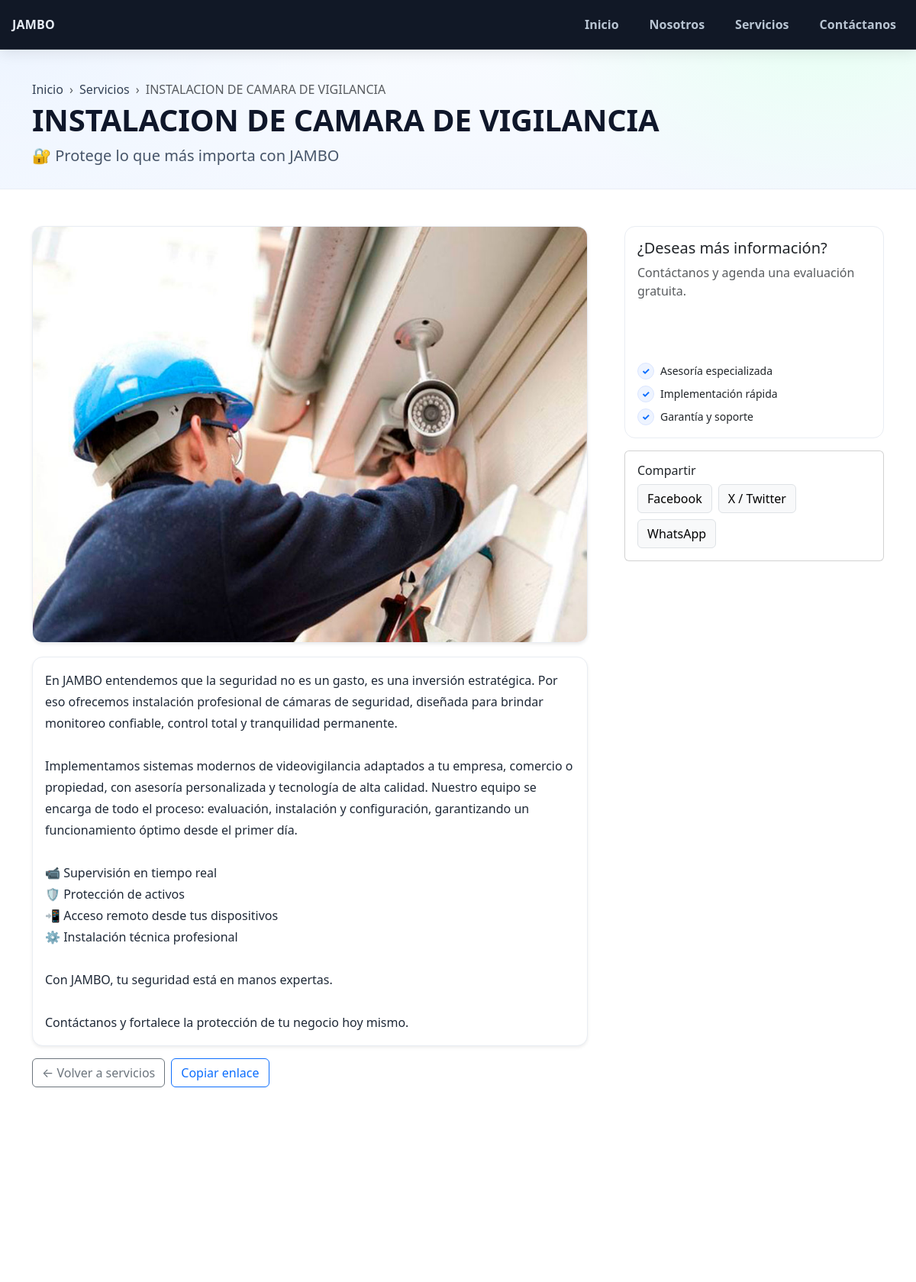
The page /servicio/instalacion-de-camara-de-seguridad on the database its author committed.
### tables this page shows
CREATE TABLE `services` (
  `id` int(11) NOT NULL,
  `title` varchar(200) NOT NULL,
  `slug` varchar(220) NOT NULL,
  `excerpt` text DEFAULT NULL,
  `content` mediumtext DEFAULT NULL,
  `image_url` varchar(500) DEFAULT NULL,
  `created_at` timestamp NOT NULL DEFAULT current_timestamp(),
  `updated_at` timestamp NOT NULL DEFAULT current_timestamp() ON UPDATE current_timestamp()
);

### bootstrap.php (called while the page is built, shortened)
<?php
if (!function_exists('base_path')) {
  function base_path(): string {
    $dir = rtrim(dirname($_SERVER['SCRIPT_NAME'] ?? ''), '/\\');
    return $dir;
  }
}
if (!function_exists('e')) {
  function e(?string $v): string { return htmlspecialchars((string)$v, ENT_QUOTES, 'UTF-8'); }
}
if (!function_exists('view')) {
  function view(string $path, array $data = []): void {
    extract($data, EXTR_SKIP);
    require __DIR__ . '/views/' . $path . '.php';
  }
}

### views/servicio_detalle.php (the view, shortened to what this page needs)
<?php require __DIR__.'/partials/head.php'; ?>
<?php require __DIR__.'/partials/header.php'; ?>
<?php
  $title   = trim((string)($s['title']   ?? 'Servicio'));
  $slug    = trim((string)($s['slug']    ?? ''));
  $excerpt = trim((string)($s['excerpt'] ?? ''));
  $content = (string)($s['content'] ?? '');
  $imgUrl  = trim((string)($s['image_url'] ?? ''));
  if ($imgUrl !== '') {
    if (function_exists('is_absolute_url')) {
      if (!is_absolute_url($imgUrl)) $imgUrl = rtrim(base_path(), '/') . '/' . ltrim($imgUrl, '/');
    } else {
      if (!preg_match('#^https?://#i', $imgUrl)) $imgUrl = rtrim(base_path(), '/') . '/' . ltrim($imgUrl, '/');
    }
  }
  $homeHref    = rtrim(base_path(), '/') . '/';
  $listHref    = rtrim(base_path(), '/') . '/servicios';
  $contactHref = rtrim(base_path(), '/') . '/#contactanos';
  $selfHref    = rtrim(base_path(), '/') . '/servicio/' . rawurlencode($slug);
  $hasHtml   = (bool)preg_match('/<\s*\w[^>]*>/', $content);
  $bodyHtml  = $hasHtml ? $content : nl2br(e($content));
?>
<section class="svc-hero">
  <div class="container">
    <nav class="svc-breadcrumb" aria-label="breadcrumb">
      <ol class="breadcrumb">
        <li class="breadcrumb-item"><a class="text-decoration-none" href="<?= $homeHref ?>">Inicio</a></li>
        <li class="breadcrumb-item"><a class="text-decoration-none" href="<?= $listHref ?>">Servicios</a></li>
        <li class="breadcrumb-item active" aria-current="page"><?= e($title) ?></li>
      </ol>
    </nav>
    <h1 class="svc-title display-6"><?= e($title) ?></h1>
    <?php if ($excerpt !== ''): ?>
      <p class="svc-subtitle lead mb-0"><?= e($excerpt) ?></p>
    <?php endif; ?>
  </div>
</section>
<section class="py-4 py-md-5">
  <div class="container">
    <div class="row g-4 g-lg-5">
      <div class="col-lg-8">
        <?php if ($imgUrl !== ''): ?>
          <figure class="svc-cover card shadow-sm">
            <img src="<?= e($imgUrl) ?>" alt="<?= e($title) ?>" class="w-100 svc-cover-img">
          </figure>
        <?php endif; ?>
        <article class="prose card shadow-sm">
          <div class="card-body">
            <?= $bodyHtml ?>
          </div>
        </article>
        <div class="d-flex flex-wrap gap-2 mt-3">
          <a href="<?= $listHref ?>" class="btn btn-outline-secondary">← Volver a servicios</a>
          <button type="button" class="btn btn-outline-primary" id="btnCopyLink">Copiar enlace</button>
        </div>
      </div>
      <aside class="col-lg-4">
        <div class="svc-aside card sticky-card">
          <div class="card-body">
            <h5 class="mb-2">¿Deseas más información?</h5>
            <p class="text-muted mb-3">Contáctanos y agenda una evaluación gratuita.</p>
            <a href="<?= $contactHref ?>" class="btn btn-accent w-100 mb-3">Solicitar cotización</a>
            <ul class="list-unstyled small mb-0">
              <li class="d-flex align-items-start gap-2 mb-2">
                <span class="badge-soft bg-primary-subtle text-primary">✓</span>
                <span>Asesoría especializada</span>
              </li>
              <li class="d-flex align-items-start gap-2 mb-2">
                <span class="badge-soft bg-primary-subtle text-primary">✓</span>
                <span>Implementación rápida</span>
              </li>
              <li class="d-flex align-items-start gap-2">
                <span class="badge-soft bg-primary-subtle text-primary">✓</span>
                <span>Garantía y soporte</span>
              </li>
            </ul>
          </div>
        </div>
        <div class="card mt-3">
          <div class="card-body">
            <h6 class="mb-2">Compartir</h6>
            <div class="d-flex flex-wrap gap-2">
              <a class="btn btn-light border" target="_blank" rel="noopener"
                 href="https://www.facebook.com/sharer/sharer.php?u=<?= urlencode($selfHref) ?>">Facebook</a>
              <a class="btn btn-light border" target="_blank" rel="noopener"
                 href="https://twitter.com/intent/tweet?url=<?= urlencode($selfHref) ?>&text=<?= urlencode($title) ?>">X / Twitter</a>
              <a class="btn btn-light border" target="_blank" rel="noopener"
                 href="https://wa.me/?text=<?= urlencode($title.' - '.$selfHref) ?>">WhatsApp</a>
            </div>
          </div>
        </div>
      </aside>
    </div>
  </div>
</section>
<?php require __DIR__.'/partials/footer.php'; ?>

### index.php (shortened to what this page needs)
<?php
require __DIR__ . '/bootstrap.php';
$uri = parse_url($_SERVER['REQUEST_URI'] ?? '/', PHP_URL_PATH);
$uri = rtrim($uri, '/') ?: '/';
if (preg_match('#^/servicio/([a-z0-9\-]+)$#', $uri, $m)) {
  $stmt = $pdo->prepare("SELECT * FROM services WHERE slug = ?");
  $stmt->execute([$m[1]]);
  $s = $stmt->fetch();
  view('servicio_detalle', ['s' => $s]);
  exit;
}

### views/partials/head.php (shortened to what this page needs)
<!DOCTYPE html>
<html lang="es">
<head>
  <link href="https://cdn.jsdelivr.net/npm/bootstrap@5.3.3/dist/css/bootstrap.min.css" rel="stylesheet">
  <link href="<?= base_path() ?>/public/css/style.css" rel="stylesheet">
</head>
<body>

### views/partials/header.php (shortened to what this page needs)
<?php
$siteName = $set['site_name'] ?? 'JAMBO';
$uriPath = parse_url($_SERVER['REQUEST_URI'] ?? '/', PHP_URL_PATH) ?? '/';
$base    = rtrim(base_path(), '/');
$uriPath = rtrim($uriPath, '/') ?: '/';
?>
<header role="banner"
        style="position:sticky;top:0;z-index:1030;background:#111826;color:#E7EDF5;
               border-bottom:1px solid rgba(255,255,255,.10);box-shadow:0 6px 16px rgba(0,0,0,.08);
               font-family:system-ui,-apple-system,'Segoe UI',Roboto,Arial,sans-serif;">
  <div class="hb-wrap">
    <a class="hb-brand" href="<?= $base !== '' ? $base.'/' : '/' ?>" aria-label="Ir al inicio">
      <span class="hb-brand__name"><?= e($siteName) ?></span>
    </a>
    <nav class="hb-nav" aria-label="Navegación principal">
      <a class="hb-link <?= $uriPath==='/' ? 'is-active' : '' ?>"
         href="<?= $base !== '' ? $base.'/' : '/' ?>">Inicio</a>
      <a class="hb-link <?= ($uriPath==='/sobre-jambo' || $uriPath==='/sobre') ? 'is-active' : '' ?>"
         href="<?= $base ?>/sobre-jambo">Nosotros</a>
      <a class="hb-link <?= $uriPath==='/servicios' ? 'is-active' : '' ?>"
         href="<?= $base ?>/servicios">Servicios</a>
      <a class="hb-link <?= $uriPath==='/contacto' ? 'is-active' : '' ?>"
         href="<?= $base ?>/contacto">Contáctanos</a>
    </nav>
  </div>
</header>

### views/partials/footer.php (shortened to what this page needs)
<footer class="mt-5 pt-5 pb-4 text-white" style="background:var(--brand-primary);">
  <div class="container">
    <div class="row">
      <div class="col-md-6">
        <h5>Contáctanos</h5>
        <p class="mb-1">Dirección: Tu dirección aquí</p>
        <p class="mb-1">Tel: +51 900 000 000 · Email: info@jambo.com</p>
      </div>
      <div class="col-md-6 text-md-end">© <?= date('Y') ?> <?= e($config['site']['name']) ?></div>
    </div>
  </div>
</footer>
</body>
</html>

### public/css/style.css (style rules this page uses)
body { color:#222; }
:root { --brand-primary: var(--brand-primary, #0f172a); --brand-accent: var(--brand-accent, #0A84FF); --neutral-100:#ffffff; --neutral-900:#0f172a; }
.btn-accent { background: var(--sec-accent); border-color: var(--sec-accent); color: #fff; font-weight: 700; }
.svc-hero { padding: 40px 0 28px; background: radial-gradient(900px 520px at 0% 0%, #eef5ff 0%, rgba(238,245,255,0) 55%), radial-gradient(700px 420px at 90% -10%, #e8fff4 0%, rgba(232,255,244,0) 55%), linear-gradient(180deg, #f8fbff 0%, #f4f8ff 100%); border-bottom: 1px solid #e9eef6; }
.svc-breadcrumb .breadcrumb { margin-bottom: .25rem; --bs-breadcrumb-divider: '›'; }
.svc-breadcrumb .breadcrumb .breadcrumb-item a { text-decoration: none; color: #334155; }
.svc-title { color:#0f172a; font-weight: 900; letter-spacing: -.2px; }
.svc-subtitle { color:#475569; }
.svc-cover { border: 1px solid #e9edf3; border-radius: 14px; overflow: hidden; margin-bottom: 18px; }
.svc-cover img { width: 100%; height: auto; display: block; object-fit: cover; object-position: center; }
.prose { border: 1px solid #e9edf3; border-radius: 14px; }
.prose .card-body { color:#1f2937; font-size: 1rem; line-height: 1.75rem; }
.sticky-card { position: sticky; top: 88px; border: 1px solid #e9edf3; border-radius: 14px; }
.badge-soft { display:inline-flex; align-items:center; justify-content:center; min-width: 22px; height: 22px; border-radius: 50%; font-weight: 800; font-size: .75rem; background:#eef4ff !important; border: 1px solid #dbe6ff; }
.btn-accent { background: var(--brand-accent, #0A84FF); border-color: var(--brand-accent, #0A84FF); color:#fff; font-weight: 700; }
.btn-accent { background: var(--brand-accent, #0A84FF); border:1px solid var(--brand-accent, #0A84FF); color:#fff; font-weight:800; padding:12px 18px; border-radius:12px; text-decoration:none; }
:root { --header-bg: #0E2A36; --header-bg-strong: #0B222B; --header-text: #E6EEF4; --header-muted: #B6C5CF; --header-accent: #0A84FF; --header-border: rgba(255,255,255,0.10); }
:root { --jh-bg: #0E2A36; --jh-bg-strong: #0B222B; --jh-text: #E6EEF4; --jh-muted: #B6C5CF; --jh-accent: #0A84FF; --jh-border: rgba(255,255,255,.10); }

### views/partials/header.php (style rules this page uses)
.hb-wrap { max-width:1200px;margin:0 auto;padding:12px 16px;display:flex;align-items:center;justify-content:space-between;gap:12px }
.hb-brand { display:inline-flex;align-items:center;gap:10px;text-decoration:none;color:inherit }
.hb-brand__name { font-weight:900;letter-spacing:.2px;color:#E7EDF5 }
.hb-nav { display:flex;align-items:center;gap:20px }
.hb-link { display:inline-flex;align-items:center;color:#B8C4D2;text-decoration:none;font-weight:700;padding:8px 10px;border-radius:8px; transition:color .15s ease, background .15s ease, box-shadow .15s ease }
header[role="banner"] .hb-nav { display:flex !important }
header[role="banner"] .hb-link { display:inline-flex !important }

### rows shown on the page
services: title "INSTALACION DE CAMARA DE VIGILANCIA", excerpt "🔐 Protege lo que más importa con JAMBO", image_url (picture), content "En JAMBO entendemos que la seguridad no es un gasto, es una inversión estratégica. Por eso ofrecemos instalación profesional de cámaras de seguridad, diseñada para brindar monitoreo confiable, control total y tranquilidad permanente. Implementamos sistemas modernos de videovigilancia adaptados a tu empresa, comercio o propiedad, con asesoría personalizada y tecnología de alta calidad. Nuestro equipo se encarga de todo el proceso: evaluación, instalación y configuración, garantizando un funcionamiento óptimo desde el primer día. 📹 Supervisión en tiempo real 🛡 Protección de activos 📲 Acceso remoto desde tus dispositivos ⚙ Instalación técnica profesional Con JAMBO, tu seguridad está en manos…"

### other values the page prints
$siteName "JAMBO"
